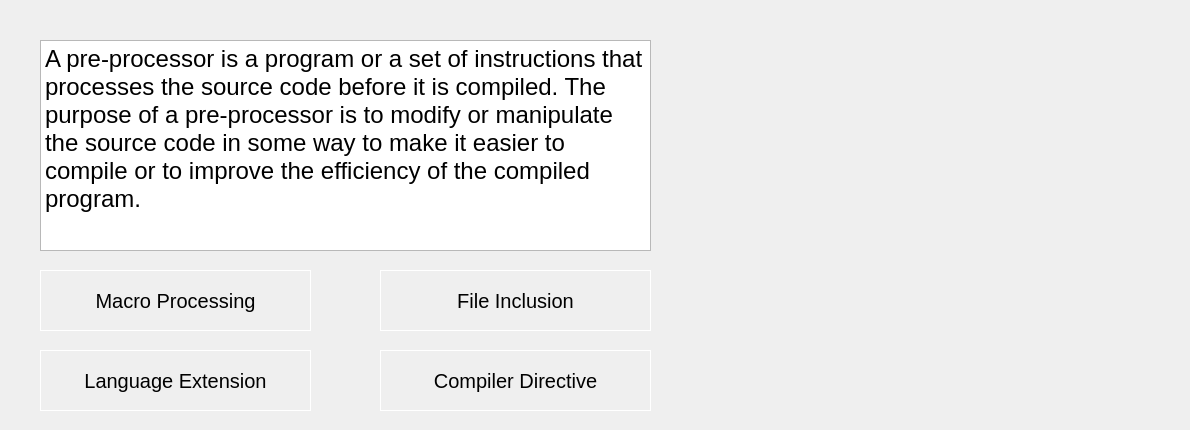
      <widget class="QWidget" name="prepmenu">
       <widget class="QTextBrowser" name="desc">
        <property name="geometry">
         <rect>
          <x>40</x>
          <y>40</y>
          <width>611</width>
          <height>211</height>
         </rect>
        </property>
        <property name="font">
         <font>
          <pointsize>18</pointsize>
         </font>
        </property>
        <property name="html">
         <string>&lt;!DOCTYPE HTML PUBLIC &quot;-//W3C//DTD HTML 4.0//EN&quot; &quot;http://www.w3.org/TR/REC-html40/strict.dtd&quot;&gt;
&lt;html&gt;&lt;head&gt;&lt;meta name=&quot;qrichtext&quot; content=&quot;1&quot; /&gt;&lt;meta charset=&quot;utf-8&quot; /&gt;&lt;style type=&quot;text/css&quot;&gt;
p, li { white-space: pre-wrap; }
hr { height: 1px; border-width: 0; }
li.unchecked::marker { content: &quot;\2610&quot;; }
li.checked::marker { content: &quot;\2612&quot;; }
&lt;/style&gt;&lt;/head&gt;&lt;body style=&quot; font-family:'Segoe UI'; font-size:18pt; font-weight:400; font-style:normal;&quot;&gt;
&lt;p style=&quot; margin-top:0px; margin-bottom:0px; margin-left:0px; margin-right:0px; -qt-block-indent:0; text-indent:0px;&quot;&gt;A pre-processor is a program or a set of instructions that processes the source code before it is compiled. The purpose of a pre-processor is to modify or manipulate the source code in some way to make it easier to compile or to improve the efficiency of the compiled program.&lt;/p&gt;&lt;/body&gt;&lt;/html&gt;</string>
        </property>
       </widget>
       <widget class="QLabel" name="prepdiag">
        <property name="geometry">
         <rect>
          <x>730</x>
          <y>30</y>
          <width>451</width>
          <height>391</height>
         </rect>
        </property>
        <property name="text">
         <string/>
        </property>
        <property name="pixmap">
         <pixmap resource="pictures.qrc">:/newPrefix/prepdiag.png</pixmap>
        </property>
       </widget>
       <widget class="QPushButton" name="macro_btn">
        <property name="geometry">
         <rect>
          <x>40</x>
          <y>270</y>
          <width>271</width>
          <height>61</height>
         </rect>
        </property>
        <property name="font">
         <font>
          <pointsize>15</pointsize>
         </font>
        </property>
        <property name="styleSheet">
         <string notr="true">border: 1px solid white</string>
        </property>
        <property name="text">
         <string>Macro Processing</string>
        </property>
       </widget>
       <widget class="QPushButton" name="file_btn">
        <property name="geometry">
         <rect>
          <x>380</x>
          <y>270</y>
          <width>271</width>
          <height>61</height>
         </rect>
        </property>
        <property name="font">
         <font>
          <pointsize>15</pointsize>
         </font>
        </property>
        <property name="styleSheet">
         <string notr="true">border: 1px solid white</string>
        </property>
        <property name="text">
         <string>File Inclusion</string>
        </property>
       </widget>
       <widget class="QPushButton" name="lang_btn">
        <property name="geometry">
         <rect>
          <x>40</x>
          <y>350</y>
          <width>271</width>
          <height>61</height>
         </rect>
        </property>
        <property name="font">
         <font>
          <pointsize>15</pointsize>
         </font>
        </property>
        <property name="styleSheet">
         <string notr="true">border: 1px solid white</string>
        </property>
        <property name="text">
         <string>Language Extension</string>
        </property>
       </widget>
       <widget class="QPushButton" name="comp_btn">
        <property name="geometry">
         <rect>
          <x>380</x>
          <y>350</y>
          <width>271</width>
          <height>61</height>
         </rect>
        </property>
        <property name="font">
         <font>
          <pointsize>15</pointsize>
         </font>
        </property>
        <property name="styleSheet">
         <string notr="true">border: 1px solid white</string>
        </property>
        <property name="text">
         <string>Compiler Directive</string>
        </property>
       </widget>
      </widget>
